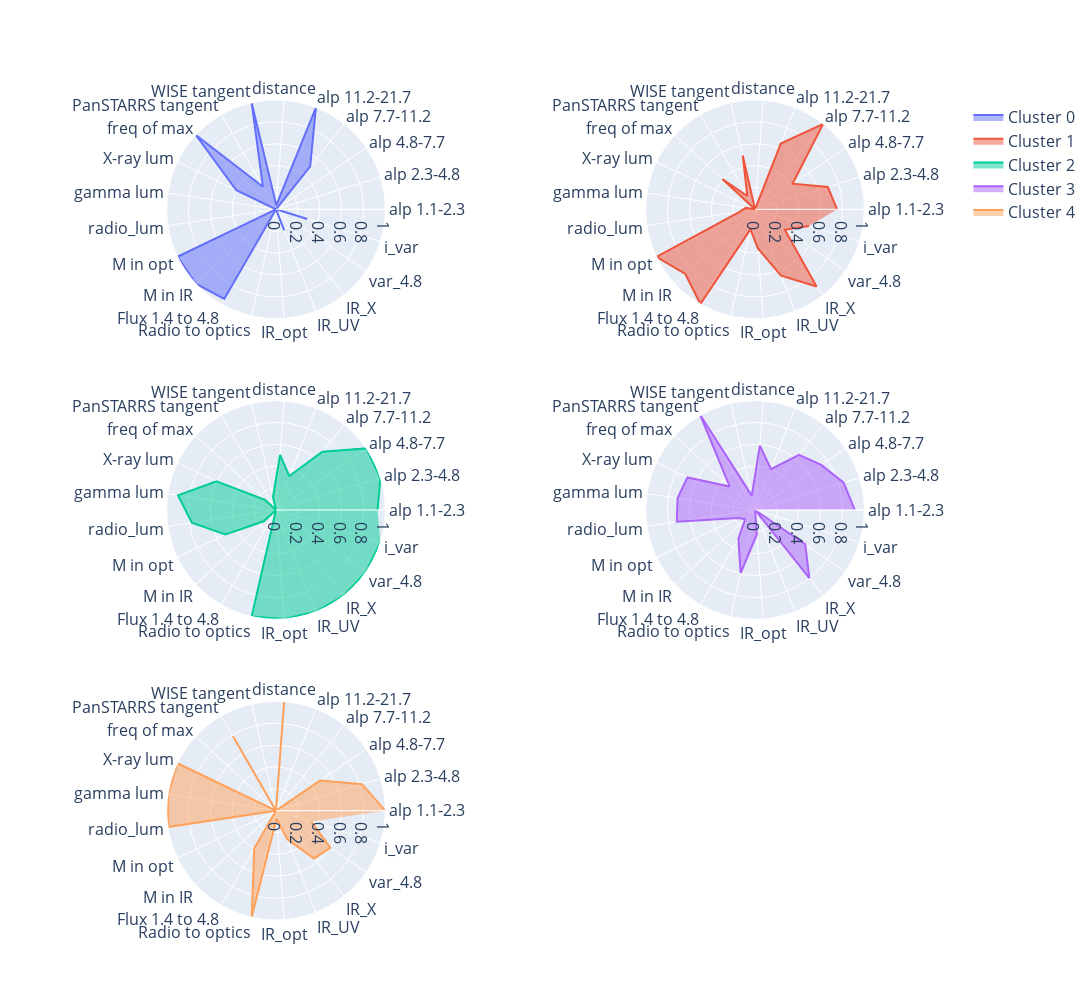

Here is the notebook cell this chart was saved with:
### Code cell
fig = make_subplots(rows=3, cols=2, specs=[[{'type': 'polar'}]*2]*3)

fig.update_layout(font_size=16)


fig.add_trace(go.Scatterpolar(
      name = "Cluster 0",
      r = medians_scaled.loc[0].values,
      theta = features,
      fill='toself',
    ), 1, 1)

fig.add_trace(go.Scatterpolar(
      name = "Cluster 1",
      r = medians_scaled.loc[1].values,
      theta = features,
      fill='toself'
    ), 1, 2)

fig.add_trace(go.Scatterpolar(
      name = "Cluster 2",
      r = medians_scaled.loc[2].values,
      theta = features,
      fill='toself'
    ), 2, 1)

fig.add_trace(go.Scatterpolar(
      name = "Cluster 3",
      r = medians_scaled.loc[3].values,
      theta = features,
      fill='toself'
    ), 2, 2)

fig.add_trace(go.Scatterpolar(
      name = "Cluster 4",
      r = medians_scaled.loc[4].values,
      theta = features,
      fill='toself'
    ), 3, 1)

#fig.add_trace(go.Scatterpolar(
#      name = "Cluster 4",
#      r = medians_scaled.loc[4].values,
#      theta = features,
#      fill='toself'
#    ), 3, 1)

fig.update_layout(
        showlegend=True, # отображение легенды
        autosize=False, # устаналиваем свои размеры графика
        width=1300, # ширина (в пикселях)
        height=1000, # высота (в пикселях)
    )

### Figure 1 — Plotly figure (JSON) as saved in the notebook; plotly's stock layout.template omitted (floating-point values rounded to 4 significant figures)
{"data": [{"fill": "toself", "name": "Cluster 0", "r": [0, 0, 0, 0.5018, 1.0, 0.03681, 1, 0.239, 1, 0.4024, 0, 0, 0.9994, 1.0, 0.9461, 0, 0, 0.2058, 0, 0, 0.2999], "subplot": "polar", "theta": ["alp 1.1-2.3", "alp 2.3-4.8", "alp 4.8-7.7", "alp 7.7-11.2", "alp 11.2-21.7", "distance", "WISE tangent", "PanSTARRS tangent", "freq of max", "X-ray lum", "gamma lum", "radio_lum", "M in opt", "M in IR", "Flux 1.4 to 4.8", "Radio to optics", "IR_opt", "IR_UV", "IR_X", "var_4.8", "i_var"], "type": "scatterpolar"}, {"fill": "toself", "name": "Cluster 1", "r": [0.7505, 0.6968, 0.4157, 1.0, 0.6458, 0, 0.5034, 0.141, 0.4079, 0, 0.08643, 0.1395, 1, 0.8695, 1, 0.1877, 0.3585, 0.6515, 0.9025, 0.3304, 0.5165], "subplot": "polar2", "theta": ["alp 1.1-2.3", "alp 2.3-4.8", "alp 4.8-7.7", "alp 7.7-11.2", "alp 11.2-21.7", "distance", "WISE tangent", "PanSTARRS tangent", "freq of max", "X-ray lum", "gamma lum", "radio_lum", "M in opt", "M in IR", "Flux 1.4 to 4.8", "Radio to optics", "IR_opt", "IR_UV", "IR_X", "var_4.8", "i_var"], "type": "scatterpolar"}, {"fill": "toself", "name": "Cluster 2", "r": [0.9295, 1, 1, 0.681, 0.3338, 0.5055, 0.1214, 0, 0.1356, 0.6055, 0.906, 0.7785, 0.5134, 0.1521, 0, 1.0, 1.0, 1, 1, 1, 1], "subplot": "polar3", "theta": ["alp 1.1-2.3", "alp 2.3-4.8", "alp 4.8-7.7", "alp 7.7-11.2", "alp 11.2-21.7", "distance", "WISE tangent", "PanSTARRS tangent", "freq of max", "X-ray lum", "gamma lum", "radio_lum", "M in opt", "M in IR", "Flux 1.4 to 4.8", "Radio to optics", "IR_opt", "IR_UV", "IR_X", "var_4.8", "i_var"], "type": "scatterpolar"}, {"fill": "toself", "name": "Cluster 3", "r": [0.9121, 0.8484, 0.7326, 0.6452, 0.4005, 0.5899, 0.1346, 1.0, 0.3158, 0.6861, 0.7165, 0.7239, 0.1671, 0.1251, 0.3051, 0.591, 0.2247, 0, 0.7969, 0.5556, 0], "subplot": "polar4", "theta": ["alp 1.1-2.3", "alp 2.3-4.8", "alp 4.8-7.7", "alp 7.7-11.2", "alp 11.2-21.7", "distance", "WISE tangent", "PanSTARRS tangent", "freq of max", "X-ray lum", "gamma lum", "radio_lum", "M in opt", "M in IR", "Flux 1.4 to 4.8", "Radio to optics", "IR_opt", "IR_UV", "IR_X", "var_4.8", "i_var"], "type": "scatterpolar"}, {"fill": "toself", "name": "Cluster 4", "r": [1, 0.8231, 0.4884, 0, 0, 1, 0, 0.7864, 0, 1, 1, 1, 0, 0, 0.3975, 0.9972, 0.07283, 0.2816, 0.5588, 0.6023, 0.3391], "subplot": "polar5", "theta": ["alp 1.1-2.3", "alp 2.3-4.8", "alp 4.8-7.7", "alp 7.7-11.2", "alp 11.2-21.7", "distance", "WISE tangent", "PanSTARRS tangent", "freq of max", "X-ray lum", "gamma lum", "radio_lum", "M in opt", "M in IR", "Flux 1.4 to 4.8", "Radio to optics", "IR_opt", "IR_UV", "IR_X", "var_4.8", "i_var"], "type": "scatterpolar"}], "layout": {"autosize": false, "font": {"size": 16}, "height": 1000, "polar": {"domain": {"x": [0, 0.45], "y": [0.7333, 1]}}, "polar2": {"domain": {"x": [0.55, 1], "y": [0.7333, 1]}}, "polar3": {"domain": {"x": [0, 0.45], "y": [0.3667, 0.6333]}}, "polar4": {"domain": {"x": [0.55, 1], "y": [0.3667, 0.6333]}}, "polar5": {"domain": {"x": [0, 0.45], "y": [0, 0.2667]}}, "polar6": {"domain": {"x": [0.55, 1], "y": [0, 0.2667]}}, "showlegend": true, "width": 1300}}
